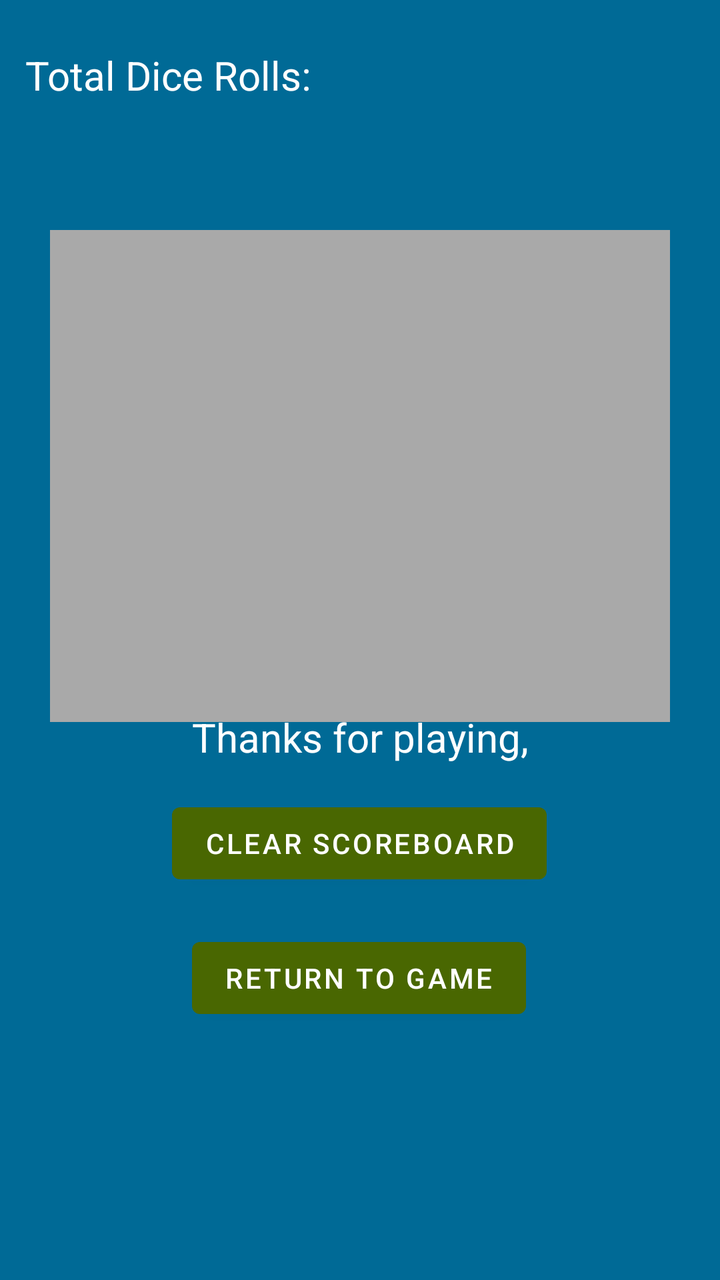
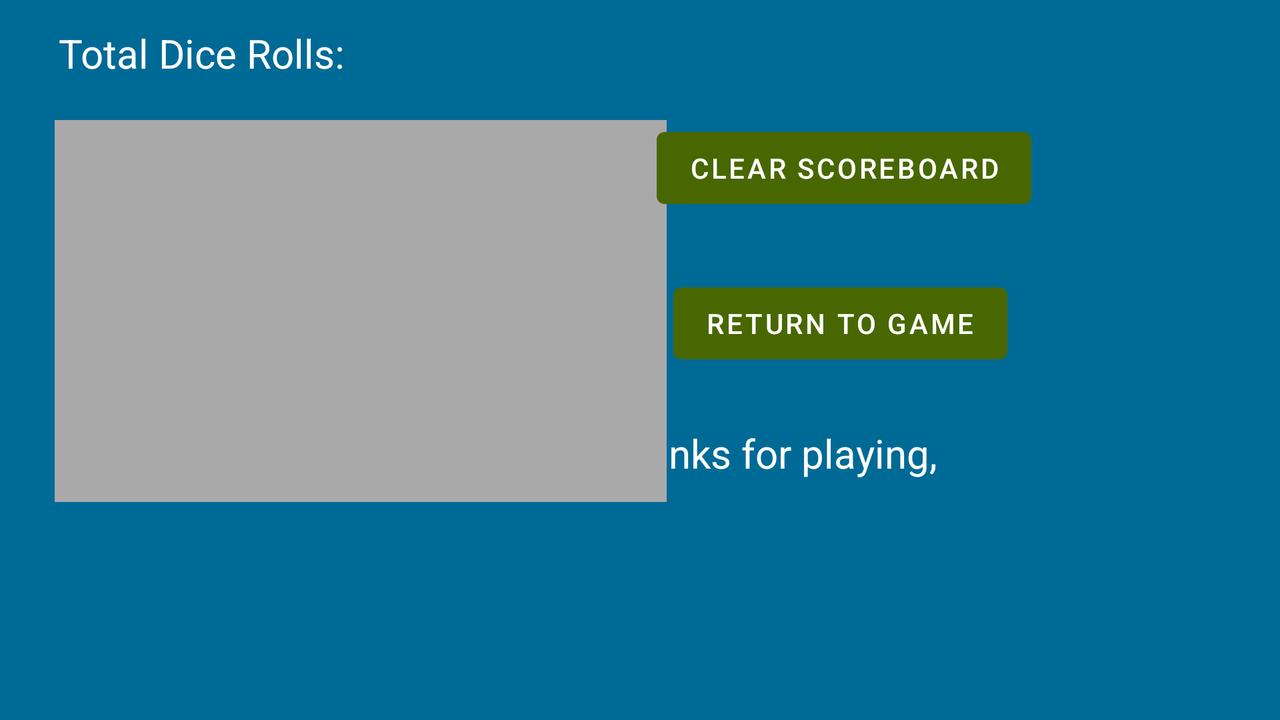

Two renders of one Android screen. The first uses the default layout on a phone; the second uses the alternative layout the repository ships for a different screen configuration, on a matching device. The two XML files are below.
<!-- AndroidManifest.xml: application theme Theme.DiceGame -->
<!-- res/layout/scoreboard.xml -->
<?xml version="1.0" encoding="utf-8"?>
<androidx.constraintlayout.widget.ConstraintLayout xmlns:android="http://schemas.android.com/apk/res/android"
    xmlns:app="http://schemas.android.com/apk/res-auto"
    xmlns:tools="http://schemas.android.com/tools"
    android:layout_width="match_parent"
    android:layout_height="match_parent"
    android:background="@color/blue_background"
    tools:context=".ScoreBoard">


    <TextView
        android:id="@+id/txtTotalDiceRolls"
        android:layout_width="wrap_content"
        android:layout_height="wrap_content"
        android:text="@string/total_dice_rolls"
        android:textSize="20sp"
        android:textColor="@color/white"
        app:layout_constraintBottom_toBottomOf="parent"
        app:layout_constraintEnd_toEndOf="parent"
        app:layout_constraintHorizontal_bias="0.059"
        app:layout_constraintStart_toStartOf="parent"
        app:layout_constraintTop_toTopOf="parent"
        app:layout_constraintVertical_bias="0.039" />

    <TextView
        android:id="@+id/txtThanksForPlaying"
        android:layout_width="wrap_content"
        android:layout_height="wrap_content"
        android:layout_marginBottom="264dp"
        android:text="@string/thanks_for_playing"
        android:textSize="20sp"
        android:textColor="@color/white"
        app:layout_constraintBottom_toBottomOf="parent"
        app:layout_constraintEnd_toEndOf="parent"
        app:layout_constraintStart_toStartOf="parent"
        app:layout_constraintTop_toBottomOf="@+id/mRecyclerView" />

    <Button
        android:id="@+id/btnClearScoreBoard"
        android:layout_width="wrap_content"
        android:layout_height="wrap_content"
        android:text="@string/clear_scoreboard"
        app:layout_constraintBottom_toBottomOf="parent"
        app:layout_constraintEnd_toEndOf="parent"
        app:layout_constraintHorizontal_bias="0.498"
        app:layout_constraintStart_toStartOf="parent"
        app:layout_constraintTop_toBottomOf="@+id/txtThanksForPlaying"
        app:layout_constraintVertical_bias="0.074" />

    <Button
        android:id="@+id/btnReturnToGame"
        android:layout_width="wrap_content"
        android:layout_height="wrap_content"
        android:text="@string/return_to_game"
        app:layout_constraintBottom_toBottomOf="parent"
        app:layout_constraintEnd_toEndOf="parent"
        app:layout_constraintHorizontal_bias="0.498"
        app:layout_constraintStart_toStartOf="parent"
        app:layout_constraintTop_toBottomOf="@+id/btnClearScoreBoard"
        app:layout_constraintVertical_bias="0.132" />

    <androidx.recyclerview.widget.RecyclerView
        android:id="@+id/mRecyclerView"
        android:layout_width="310dp"
        android:layout_height="246dp"
        android:layout_marginTop="64dp"
        android:background="@color/dark_gray"
        app:layout_constraintEnd_toEndOf="parent"
        app:layout_constraintHorizontal_bias="0.497"
        app:layout_constraintStart_toStartOf="parent"
        app:layout_constraintTop_toBottomOf="@+id/txtTotalDiceRolls" />


</androidx.constraintlayout.widget.ConstraintLayout>
<!-- resources referenced by this layout -->
<resources>
  <color name="blue_background">#006A96</color>
  <color name="dark_gray">#A9A9A9</color>
  <color name="white">#FFFFFFFF</color>
  <string name="clear_scoreboard">Clear Scoreboard</string>
  <string name="return_to_game">Return to Game</string>
  <string name="thanks_for_playing">Thanks for playing,</string>
  <string name="total_dice_rolls">Total Dice Rolls:</string>
  <style name="Theme.DiceGame" parent="Theme.MaterialComponents.DayNight.DarkActionBar">
          
          
          <item name="colorPrimary">#496701</item>
          
          <item name="colorPrimaryVariant">#6a9600</item>
          <item name="colorOnPrimary">@color/white</item>
          
          <item name="colorSecondary">@color/teal_200</item>
          <item name="colorSecondaryVariant">@color/teal_700</item>
          <item name="colorOnSecondary">@color/black</item>
          
          <item name="android:statusBarColor" tools:targetApi="l">?attr/colorPrimaryVariant</item>
          
      </style>
  <color name="teal_200">#FF03DAC5</color>
  <color name="teal_700">#FF018786</color>
  <color name="black">#FF000000</color>
</resources>
<!-- res/layout-land/scoreboard.xml (the repository's variant of the layout above) -->
<!-- drawn on the phone turned sideways -->
<?xml version="1.0" encoding="utf-8"?>
<androidx.constraintlayout.widget.ConstraintLayout xmlns:android="http://schemas.android.com/apk/res/android"
    xmlns:app="http://schemas.android.com/apk/res-auto"
    xmlns:tools="http://schemas.android.com/tools"
    android:layout_width="match_parent"
    android:layout_height="match_parent"
    android:background="@color/blue_background"
    tools:context=".ScoreBoard"
    >


    <TextView
        android:id="@+id/txtTotalDiceRolls"
        android:layout_width="wrap_content"
        android:layout_height="wrap_content"
        android:text="@string/total_dice_rolls"
        android:textSize="20sp"
        android:textColor="@color/white"
        app:layout_constraintBottom_toBottomOf="parent"
        app:layout_constraintEnd_toEndOf="parent"
        app:layout_constraintHorizontal_bias="0.059"
        app:layout_constraintStart_toStartOf="parent"
        app:layout_constraintTop_toTopOf="parent"
        app:layout_constraintVertical_bias="0.039" />

    <TextView
        android:id="@+id/txtThanksForPlaying"
        android:layout_width="291dp"
        android:layout_height="69dp"
        android:text="@string/thanks_for_playing"
        android:textColor="@color/white"
        android:textSize="20sp"
        app:layout_constraintBottom_toBottomOf="parent"
        app:layout_constraintEnd_toEndOf="parent"
        app:layout_constraintHorizontal_bias="0.861"
        app:layout_constraintStart_toStartOf="parent"
        app:layout_constraintTop_toBottomOf="@+id/btnReturnToGame"
        app:layout_constraintVertical_bias="0.258" />

    <Button
        android:id="@+id/btnClearScoreBoard"
        android:layout_width="wrap_content"
        android:layout_height="wrap_content"
        android:text="@string/clear_scoreboard"
        app:layout_constraintBottom_toBottomOf="parent"
        app:layout_constraintEnd_toEndOf="parent"
        app:layout_constraintHorizontal_bias="0.725"
        app:layout_constraintStart_toStartOf="parent"
        app:layout_constraintTop_toTopOf="@+id/mRecyclerView"
        app:layout_constraintVertical_bias="0.0" />

    <Button
        android:id="@+id/btnReturnToGame"
        android:layout_width="wrap_content"
        android:layout_height="wrap_content"
        android:text="@string/return_to_game"
        app:layout_constraintBottom_toBottomOf="parent"
        app:layout_constraintEnd_toEndOf="parent"
        app:layout_constraintHorizontal_bias="0.712"
        app:layout_constraintStart_toStartOf="parent"
        app:layout_constraintTop_toBottomOf="@+id/btnClearScoreBoard"
        app:layout_constraintVertical_bias="0.145" />

    <androidx.recyclerview.widget.RecyclerView
        android:id="@+id/mRecyclerView"
        android:layout_width="306dp"
        android:layout_height="191dp"
        android:layout_marginTop="20dp"
        android:background="@color/dark_gray"
        android:scrollbars="vertical"
        app:layout_constraintBottom_toBottomOf="parent"
        app:layout_constraintEnd_toEndOf="parent"
        app:layout_constraintHorizontal_bias="0.082"
        app:layout_constraintStart_toStartOf="parent"
        app:layout_constraintTop_toBottomOf="@+id/txtTotalDiceRolls"
        app:layout_constraintVertical_bias="0.0" />


</androidx.constraintlayout.widget.ConstraintLayout>
